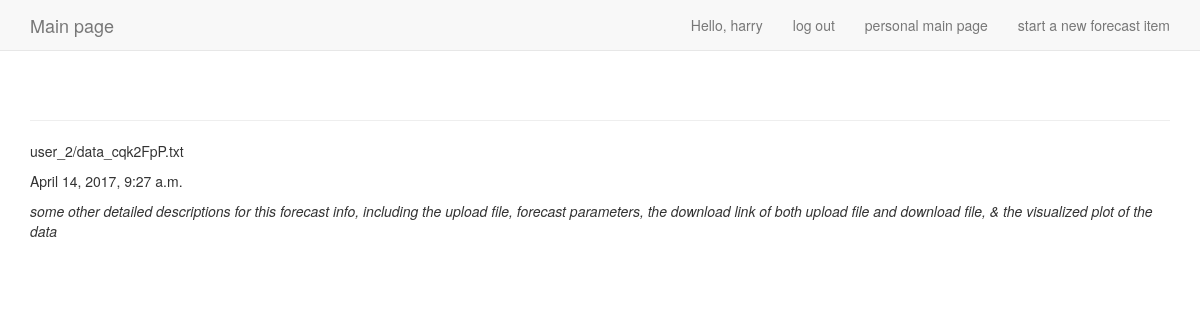
The page /forecast/item/5/ (signed in) on the database its author committed.
### forecast/models.py (models this page shows, shortened)
class Upload(models.Model):
    owner = models.ForeignKey(User)
    userfiles = models.FileField(upload_to = user_directory_path)
    date_added = models.DateTimeField(auto_now_add =True)

### forecast/views.py (the view)
# urls.py: url(r'^item/(?P<upload_id>\d+)/$', views.item, name='item'),
@login_required
def item(request, upload_id):
    upload = Upload.objects.get(id=upload_id)
    if upload.owner != request.user:
        raise Http404
    context = {'upload':upload}
    return render(request, 'forecast/item.html',context)

### forecast/templates/forecast/item.html
{% extends "users/base.html" %}
{% block content %}
    <p>{{upload.userfiles}}</p>
    <p>{{upload.date_added}}</p>
    <p><em>some other detailed descriptions for this forecast info, including the upload file, forecast parameters, the download link of both upload file and download file, & the visualized plot of the data</em></p>
{% endblock content %}

### users/templates/users/base.html (shortened to what this page needs)
{% load bootstrap3 %}
<!DOCTYPE html>
<html lang="en">
    <head>
        {% bootstrap_css %}
    </head>
    <body>
        <nav class="navbar navbar-default navbar-static-top">
            <div class="container">
                <div class="navbar-header">
                    <a class="navbar-brand" href="{% url 'users:index' %}">
                        Main page </a>
                </div>
                <div id="navbar" class="navbar-collapse collapse">
                    <ul class="nav navbar-nav navbar-right">
                        {% if user.is_authenticated %}
                            <li><a>Hello, {{ user.username }}</a></li>
                            <li><a href="{% url 'users:logout' %}">log out</a></li>
                            <li><a href="{% url 'forecast:records' %}">personal main page</a></li>
                            <li><a href="{% url 'forecast:upload' %}">start a new forecast item</a></li>
                        {% else %}
                            <li><a href="{% url 'users:register' %}">register</a></li>
                            <li><a href="{% url 'users:login' %}">log in </a></li>
                        {% endif %}
                    </ul>
                </div>
            </div>
        </nav>
        <div class="container">
            <div class="page-header">
            </div>
            <div>
                {% block content %}{% endblock content %}
            </div>
        </div>
    </body>
</html>

### rows shown on the page
Upload: userfiles "user_2/data_cqk2FpP.txt", date_added "April 14, 2017, 9:27 a.m."

### other values the page prints
{{ user.username }} "harry"
